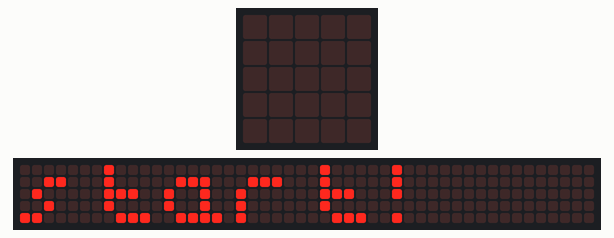
Simulated run of this program. Board: BBC micro:bit (MakeCode). Shown: the board's 5×5 LED display, a strip that is not on the board, showing the scrolling text unrolled. The interpreter's speed is modelled, so counts of loop turns are approximate; the 48×5 strip is a reading aid, not a part: it shows the text the display is scrolling, unrolled, one strip-width of it at a time; what the program prints to the serial console is not drawn.

Above: at 0.1 s.
At 2.8 s:
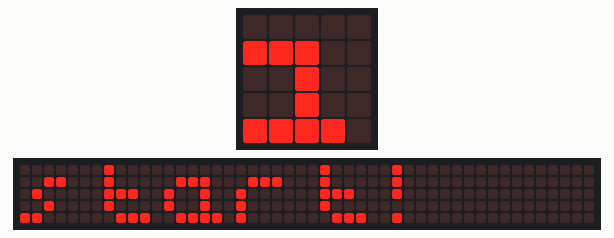
At 5.5 s:
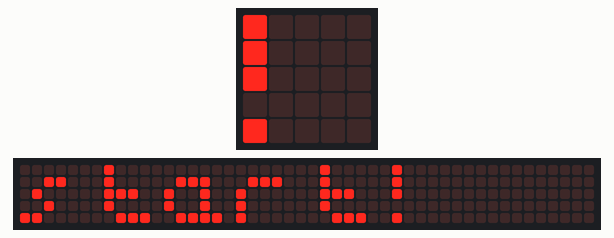
At 12.8 s:
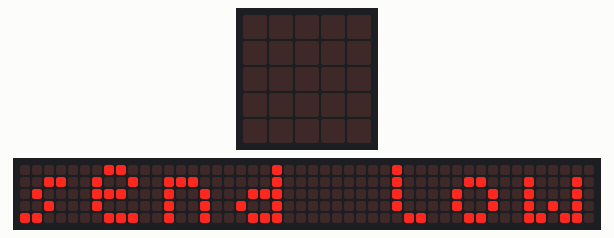
At 23.1 s:
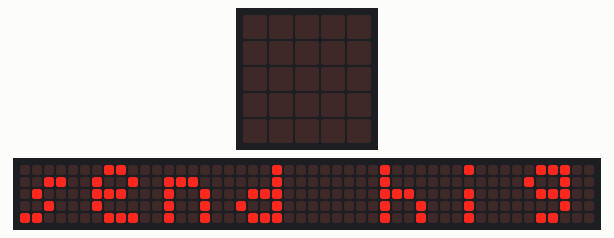
At 27.6 s:
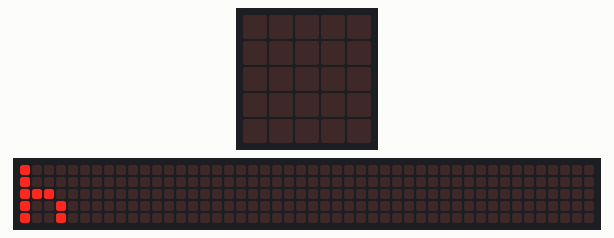

Measured:
- what the display in image 3 shows lasts 0.7 s, from 12.8 s to 13.5 s
- what the display in image 4 shows lasts 0.6 s, from 23.1 s to 23.7 s
- what the display in image 5 shows lasts 0.4 s, from 27.6 s to 28.0 s

The program:

main.ts
```typescript
let esp8266Initialized = false
let rxData = ""
const THINGSPEAK_API_URL = "api.thingspeak.com"

function sendCommand(command: string, expected_response: string = null, timeout: number = 100): boolean
{
    // Wait a while from previous command.
    basic.pause(10)

    // Flush the Rx buffer.
    serial.readString()
    rxData = ""

    // Send the command and end with "\r\n".
    serial.writeString(command + "\r\n")

    // Don't check if expected response is not specified.
    if (expected_response == null) {
        return true
    }

    // Wait and verify the response.
    let result = false
    let timestamp = input.runningTime()
    while (true) {
        // Timeout.
        if (input.runningTime() - timestamp > timeout) {
            result = false
            break
        }

        // Read until the end of the line.
        rxData += serial.readString()
        if (rxData.includes("\r\n")) {
            // Check if expected response received.
            if (rxData.slice(0, rxData.indexOf("\r\n")).includes(expected_response)) {
                result = true
                break
            }

            // If we expected "OK" but "ERROR" is received, do not wait for timeout.
            if (expected_response == "OK") {
                if (rxData.slice(0, rxData.indexOf("\r\n")).includes("ERROR")) {
                    result = false
                    break
                }
            }

            // Trim the Rx data before loop again.
            rxData = rxData.slice(rxData.indexOf("\r\n") + 2)
        }
    }

    return result
}
function getResponse(response: string, timeout: number = 100): string {
    let responseLine = ""
    let timestamp = input.runningTime()
    while (true) {
        // Timeout.
        if (input.runningTime() - timestamp > timeout) {
            // Check if expected response received in case no CRLF received.
            if (rxData.includes(response)) {
                responseLine = rxData
            }
            break
        }

        // Read until the end of the line.
        rxData += serial.readString()
        if (rxData.includes("\r\n")) {
            // Check if expected response received.
            if (rxData.slice(0, rxData.indexOf("\r\n")).includes(response)) {
                responseLine = rxData.slice(0, rxData.indexOf("\r\n"))

                // Trim the Rx data for next call.
                rxData = rxData.slice(rxData.indexOf("\r\n") + 2)
                break
            }

            // Trim the Rx data before loop again.
            rxData = rxData.slice(rxData.indexOf("\r\n") + 2)
        }
    }

    return responseLine
}

function uploadThingspeak(writeApiKey: string,
    field1: number,
    field2: number = null,
    field3: number = null,
    field4: number = null,
    field5: number = null,
    field6: number = null,
    field7: number = null,
    field8: number = null) {

    // Reset the upload successful flag.
    //thingspeakUploaded = false

    // Make sure the WiFi is connected.
    //if (isWifiConnected() == false) return

    // Connect to ThingSpeak. Return if failed.
    if (sendCommand("AT+CIPSTART=\"TCP\",\"" + THINGSPEAK_API_URL + "\",80", "OK", 10000) == false)
    {
        basic.showString("error uploadThingspeak");
        return
    }

    // Construct the data to send.
    let data = "GET /update?api_key=" + writeApiKey + "&field1=" + field1
    if (field2 != null) data += "&field2=" + field2
    if (field2 != null) data += "&field3=" + field3
    if (field2 != null) data += "&field4=" + field4
    if (field2 != null) data += "&field5=" + field5
    if (field2 != null) data += "&field6=" + field6
    if (field2 != null) data += "&field7=" + field7
    if (field2 != null) data += "&field8=" + field8

    // Send the data.
    sendCommand("AT+CIPSEND=" + (data.length + 2))
    sendCommand(data)

    // Return if "SEND OK" is not received.
    if (getResponse("SEND OK", 1000) == "") return

    // Check the response from ThingSpeak.
    let response = getResponse("+IPD", 1000)
    if (response == "") return

    // Trim the response to get the upload count.
    response = response.slice(response.indexOf(":") + 1, response.indexOf("CLOSED"))
    let uploadCount = parseInt(response)

    // Return if upload count is 0.
    if (uploadCount == 0) return

    // Set the upload successful flag and return.
    //thingspeakUploaded = true
    return
}


basic.showString("start!");

ESP8266_IoT.initWIFI(SerialPin.P8, SerialPin.P12, BaudRate.BaudRate115200)
ESP8266_IoT.connectWifi("AOffice", "88888888")

//basic.pause(2000)
//ESP8266_IoT.connectThingSpeak()

basic.pause(2000)

ESP8266_IoT.setData("Y12WD695XXK5RIYN", 5, 10, 5, 10, 5, 0, 0, 0);
ESP8266_IoT.uploadData()
basic.showString("send low");

basic.pause(2000)
ESP8266_IoT.setData("Y12WD695XXK5RIYN", 100, 110, 120, 130, 140, 0, 0, 0);
ESP8266_IoT.uploadData()
basic.showString("send high");

basic.pause(2000)
uploadThingspeak("Y12WD695XXK5RIYN", 77, 77, 77, 77, 0, 0, 0, 0);
basic.showString("send 77");


basic.pause(1000)
basic.showString("end");
```

test.ts
```typescript
// 테스트는 여기로 이동합니다; 이 패키지가 확장으로 사용될 때 컴파일되지 않을 것 입니다.
```
